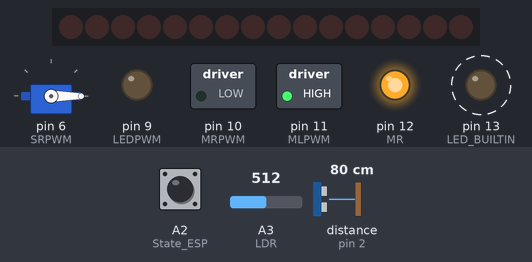
Recording of a sketch running on a simulated Arduino Uno, built with avr-gcc and run on an emulated ATmega328P. Shown: servo, 16 shift-register outputs drawn as a row of LEDs (first output left, lit = HIGH), switched loads named in the sketch (green lamp = pin HIGH), output pins drawn as LEDs (lit = HIGH). Wiring (inferred from the names in the program): ultrasonic range finder: trigger pin 3; echo pin 2. Dashed ring = blinking. The test bench sets the inputs (shaded band); at power-on: distance to the obstacle (sensor on pin 2) 80 cm, A2 (State_ESP) HIGH, A3 (LDR) = 512. The echo pulse lasts 58.3 µs per cm; pins used as bus, display or sensor lines are not drawn; what the sketch prints to the serial monitor is not drawn.

Above: at 1.26 s.
1.3 s: distance to the obstacle (sensor on pin 2) set to 60 cm
Timing chart, 0 to 9.1 s (numbered marks = the images above; inputs shaded):
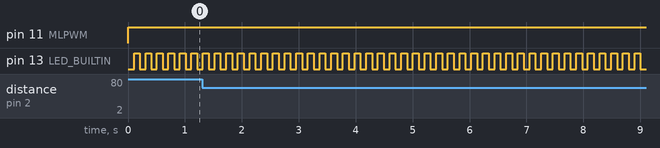

The sketch:

Surveillance_Robot_Arduino_Code.ino
```cpp
#include "Pin_Config.h"
#include "Serial_Get_Data.h"
#include "Serial_Put_Data.h"
#include "Radar_Subsystem.h"
#include "Motor_Driver.h"
#include "Lighting_Subsystem.h"
int durrr;

byte leds = 0;
long previousMillis;
void setup(){
  Serial.begin(9600);
  pinMode(13,OUTPUT);
  setup_Motor_Driver();
  setup_Radar_Subsystem();
  setup_Lighting_Subsystem();
  pinMode(Latch, OUTPUT);
  pinMode(Data, OUTPUT);
  pinMode(Clock, OUTPUT);
  pinMode(12, OUTPUT);
  digitalWrite(12,HIGH);
  }

void loop(){
   if(digitalRead(State_ESP)==0&&digitalRead(State_BL)==0){
    durrr=600;
    var_res_int[1]=0;var_res_int[2]=0;var_res_int[3]=0;var_res_int[4]=0;
   }else{durrr=100;}
  Get_Serial_Data('@',',','*');
  loop_Motor_Driver();
  loop_Radar_Subsystem();
  loop_Lighting_Subsystem();

//leds = 14; // Initially turns all the LEDs off, by giving the variable 'leds' the value 0
 // updateShiftRegister();

    var_send_int[4]=var_res_int[forward_Button];
  unsigned long currentMillis = millis();

  if (currentMillis - previousMillis >= durrr) {
      previousMillis = currentMillis;
    Put_Serial_Data('@',',','*');
    digitalWrite(13,!(digitalRead(13)));
   bitWrite(shift_2,7,(digitalRead(13)));

  }

  }
```

Lighting_Subsystem.h
```cpp
#define LEDPWM_Slider  9
#define LED_ON 10
#define LDR_index 3

void setup_Lighting_Subsystem(){
  //pinMode(LDR, INPUT);
  pinMode(LEDPWM, OUTPUT);
  digitalWrite(LEDPWM, LOW);

  }

void loop_Lighting_Subsystem(){
  if(var_res_int[LED_ON]==1){digitalWrite(LEDPWM,HIGH);}
  else {
  if(var_send_int[LDR_index]<var_res_int[LEDPWM_Slider]){digitalWrite(LEDPWM,HIGH);}
  if(var_send_int[LDR_index]>var_res_int[LEDPWM_Slider]+5){digitalWrite(LEDPWM,LOW);}
  }
  var_send_int[LDR_index]=map(analogRead(LDR),600,1024,100,0);
  }
```

Radar_Subsystem.h
```cpp
#define SRPWM_Slider 7
#define Servo_Auto 8
#define distance_index 1
#define angle_index 2

#include <Servo.h>

short Servo_dir,Servo_angle;
long duration,previousMillis_servo;
int distance;
Servo myServo;

int calculateDistance(){
  digitalWrite(TRIG, LOW);
  delayMicroseconds(2);
  digitalWrite(TRIG, HIGH);
  delayMicroseconds(10);
  digitalWrite(TRIG, LOW);
  duration = pulseIn(ECHO, HIGH,5000);
  distance= duration*0.034/2;
  if(distance==0){return 85;}
  return distance;
}

  void sweep_servo(){
if (millis() - previousMillis_servo >= 15) {
    previousMillis_servo = millis();
    if(Servo_dir==1){Servo_angle+=1;}
    if(Servo_angle>=180){Servo_dir=2;}
    if(Servo_dir==2){Servo_angle-=1;}
    if(Servo_angle<=0){Servo_dir=1;}
    //Serial.println(Servo_angle);

    if(var_res_int[2]==0){var_send_int[angle_index]=Servo_angle;myServo.write(Servo_angle);}

}
  }


void setup_Radar_Subsystem(){
  pinMode(ECHO, INPUT);
  pinMode(TRIG, OUTPUT);

  digitalWrite(TRIG,LOW);

  myServo.attach(SRPWM);
  }

void loop_Radar_Subsystem(){
  if(var_res_int[Servo_Auto]==0){

    if(var_res_int[2]==0){
      var_send_int[angle_index]=var_res_int[SRPWM_Slider];
      myServo.write(var_res_int[SRPWM_Slider]);}
    }
  if(var_res_int[Servo_Auto]==1) {sweep_servo();}
  var_send_int[distance_index]=calculateDistance();


  }
```

Serial_Get_Data.h
```cpp
#define max_get_data 10
 String var_res_str[max_get_data+1];
 int var_res_int[max_get_data+1];
 char c;short var , cont;


 void clear_string(){
  for(int i=1;i<=max_get_data;i++){
            var_res_str[i]="";
          }
  }


 void Get_Serial_Data(char header,char delimiter,char terminator){

if(Serial.available())                                           //if there's any data received and stored in the serial receive buffer, go and excute the if-condition body. If not, dont excute the if-condition body at all.
  {
    while(Serial.available())                                      //is there any response came from the ESP8266 and saved in the Arduino input buffer?
      {
       c = Serial.read();  //gets one byte from serial buffer
       delay(3);  //small delay to allow input buffer to fill                                  //if yes, read the next character from the input buffer and save it in the "response" String variable.
       if(c == header){cont=1;var=1;clear_string();}
      if(c == delimiter){var++;}

      if(cont==1&&c!=header&&c!=delimiter&&c!=terminator){
        var_res_str[var] += c;
        }                                                  //append the next character to the response variabl. at the end we will get a string(array of characters) contains the response.


      if (cont==1&&c == terminator) {
        for(int i=1;i<=var;i++){
          var_res_int[i]=var_res_str[i].toInt();
        }
        clear_string();
        c="";
        cont=0;
   }
      }

  }
  Serial.flush();
 }
```

Serial_Put_Data.h
```cpp
#define max_send_data 5
int var_send_int[max_send_data+1];
String datos;

void Put_Serial_Data(char header,char delimiter,char terminator){

datos+=header;

for(int i=1;i<=max_send_data;i++){
  datos+=(String)var_send_int[i];
  if(i!=max_send_data){datos+=delimiter;}
  }

  datos+=terminator;
  Serial.println(datos);
  datos="";
}
```

Pin_Config.h
```cpp
#define RX_MC 0
#define TX_MC 1
#define ECHO 2 // 4
#define TRIG 3 // 5
#define State_BL 4 //6
#define Clock 5 //11
#define SRPWM 6 // 12
#define Latch 7 // 13
#define Data 8 //14
#define LEDPWM 9 // 15
#define MRPWM 10 //16
#define MLPWM 11 //17
#define MR 12 //18
#define LED_BUILTIN 13 //19
#define State_ESP A2 //25
#define LDR A3 // 26
#define SDA A4 // 27
#define SCL A5 // 28
```

Motor_Driver.h
```cpp
#define forward_Button 1
#define backward_Button 2
#define right_Button 3
#define left_Button 4
#define MRPWM_Slider 5
#define MLPWM_Slider 6

short shift_1 = 0;
short shift_2 = 0;


void setup_Motor_Driver()
{
  // Set all the pins of 74HC595 as OUTPUT
  pinMode(Latch, OUTPUT);
  pinMode(Data, OUTPUT);
  pinMode(Clock, OUTPUT);
  pinMode(MR, OUTPUT);

  pinMode(MRPWM, OUTPUT);
  pinMode(MLPWM, OUTPUT);


  digitalWrite(MR,HIGH);
  var_res_int[MRPWM_Slider]=255;
  var_res_int[MLPWM_Slider]=255;
}


void motor_forward(){
  bitWrite(shift_1,0,1); //M1A
  bitWrite(shift_1,1,0); //M1B
  bitWrite(shift_1,2,1); //M2A
  bitWrite(shift_1,3,0); //M2B
  bitWrite(shift_1,4,1); //M3A
  bitWrite(shift_1,5,0); //M3B
  bitWrite(shift_1,6,1); //M4A
  bitWrite(shift_1,7,0); //M4B
}

void motor_stop(){
  bitWrite(shift_1,0,0); //M1A
  bitWrite(shift_1,1,0); //M1B
  bitWrite(shift_1,2,0); //M2A
  bitWrite(shift_1,3,0); //M2B
  bitWrite(shift_1,4,0); //M3A
  bitWrite(shift_1,5,0); //M3B
  bitWrite(shift_1,6,0); //M4A
  bitWrite(shift_1,7,0); //M4B
}

void motor_backward(){
  myServo.write(90);
  var_send_int[angle_index]=90;
  if(calculateDistance()>30){
  bitWrite(shift_1,0,0); //M1A
  bitWrite(shift_1,1,1); //M1B
  bitWrite(shift_1,2,0); //M2A
  bitWrite(shift_1,3,1); //M2B
  bitWrite(shift_1,4,0); //M3A
  bitWrite(shift_1,5,1); //M3B
  bitWrite(shift_1,6,0); //M4A
  bitWrite(shift_1,7,1); //M4B
  }
  else{motor_stop();}
}

void motor_right(){
  bitWrite(shift_1,0,1); //M1A
  bitWrite(shift_1,1,0); //M1B
  bitWrite(shift_1,2,1); //M2A
  bitWrite(shift_1,3,0); //M2B
  bitWrite(shift_1,4,0); //M3A
  bitWrite(shift_1,5,1); //M3B
  bitWrite(shift_1,6,0); //M4A
  bitWrite(shift_1,7,1); //M4B
}

void motor_left(){
  bitWrite(shift_1,0,0); //M1A
  bitWrite(shift_1,1,1); //M1B
  bitWrite(shift_1,2,0); //M2A
  bitWrite(shift_1,3,1); //M2B
  bitWrite(shift_1,4,1); //M3A
  bitWrite(shift_1,5,0); //M3B
  bitWrite(shift_1,6,1); //M4A
  bitWrite(shift_1,7,0); //M4B
}


void updateShiftRegister()
{
   digitalWrite(Latch, LOW);
   shiftOut(Data, Clock, MSBFIRST, shift_1);
   shiftOut(Data, Clock, MSBFIRST, shift_1);
   digitalWrite(Latch, HIGH);
}


void loop_Motor_Driver()
{
  if(var_res_int[forward_Button]==1){motor_forward();}
  if(var_res_int[backward_Button]==1){motor_backward();}
  if(var_res_int[right_Button]==1){motor_right();}
  if(var_res_int[left_Button]==1){motor_left();}
   if(var_res_int[forward_Button]==0&&var_res_int[backward_Button]==0&&var_res_int[right_Button]==0&&var_res_int[left_Button]==0){
    motor_stop();}

  analogWrite(MLPWM,var_res_int[MRPWM_Slider]);
  //analogWrite(MRPWM,var_res_int[MRPWM_Slider]);


  updateShiftRegister();


}
```

Measured:
- by itself, pin 13 (LED_BUILTIN): alternates HIGH for 0.10 s and LOW for 0.10 s
